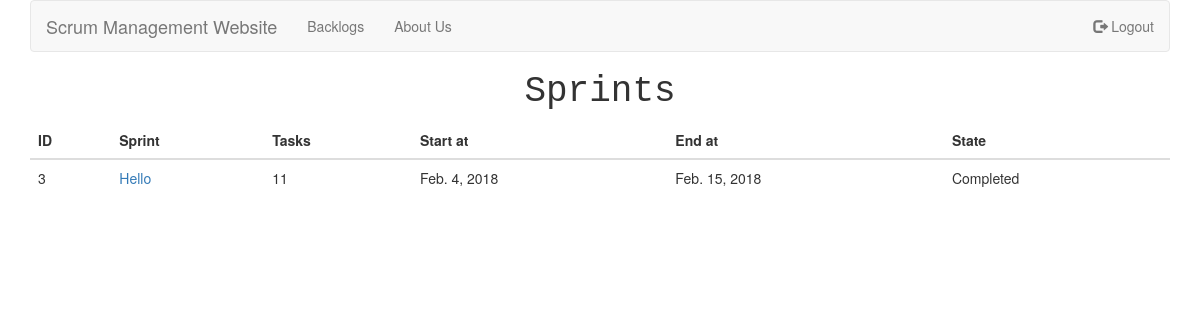
The page /backlogs/3/ (signed in) on the database its author committed.
### backlog/models.py (models this page shows, shortened)
class Sprint(models.Model):
    name = models.CharField(max_length=25)
    start_at = models.DateField(auto_now_add=True)
    end_at = models.DateField(auto_now_add=False, auto_now=False, null=True)
    state = models.IntegerField(default=1)  # 1: Not started   2: In Progress   3: Done
    backlog = models.ForeignKey(BackLog, related_name='sprints', on_delete=models.CASCADE)

### backlog/views.py (the view)
# urls.py: url(r'^backlogs/(?P<pk>\d+)/$', views.backlog_sprints, name='backlog_sprints'),
@login_required
def backlog_sprints(request, pk):
    backlog = get_object_or_404(BackLog, pk=pk)
    sprints = backlog.sprints.all()
    can_add = True
    for i in sprints:
        if i.state != 3:
            can_add = False
            break
    return render(request, 'sprint.html', {'backlog': backlog, 'request': request, 'can_add': can_add})

### backlog/models.py (called while the page is built)
    def is_admin(self):
        return self.admin

### templates/sprint.html (shortened to what this page needs)
{% extends 'base.html' %}
{% block content %}
<h1 class="text-center" style="font-family: monospace">Sprints</h1>
    <table class="table table-hover">
    <thead >
      <tr>
          <th>ID</th>
          <th>Sprint</th>
          <th>Tasks</th>
          <th>Start at</th>
          <th>End at</th>
          <th>State</th>
      </tr>
    </thead>
    <tbody>
      {% for sprint in backlog.sprints.all %}
        <tr>
            <td>{{ sprint.id }}</td>
            <td><a href="{% url 'sprint_tasks' backlog.pk sprint.pk%}">{{ sprint.name }}</a></td>
            <td>{{ sprint.tasks.all.count }}</td>
            <td>{{ sprint.start_at }}</td>
            <td>{{ sprint.end_at }}</td>
            <td>
                {% if sprint.state == 1 %} Not started {% elif sprint.state == 2 %} In-Progress {% else %} Completed {% endif %}
            </td>
        </tr>
      {% empty %}
            <tr> <td colspan="6">No Sprints have been added yet.</td> </tr>
      {% endfor %}
    </tbody>
  </table>
{% endblock %}

### rows shown on the page
Sprint: id "3", name "Hello", tasks.all.count "11", start_at "Feb. 4, 2018", end_at "Feb. 15, 2018", state "Completed"
